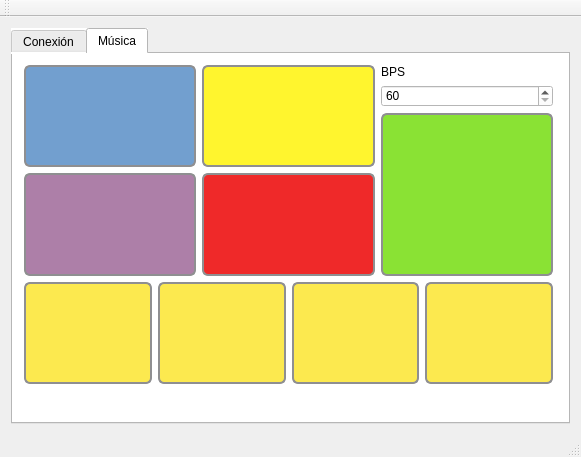
<?xml version="1.0" encoding="UTF-8"?>
<ui version="4.0">
 <class>MainWindow</class>
 <widget class="QMainWindow" name="MainWindow">
  <property name="geometry">
   <rect>
    <x>0</x>
    <y>0</y>
    <width>581</width>
    <height>457</height>
   </rect>
  </property>
  <property name="windowTitle">
   <string>MainWindow</string>
  </property>
  <widget class="QWidget" name="centralWidget">
   <layout class="QGridLayout" name="gridLayout">
    <item row="0" column="0">
     <widget class="QTabWidget" name="tabWidget">
      <property name="sizePolicy">
       <sizepolicy hsizetype="Minimum" vsizetype="Minimum">
        <horstretch>0</horstretch>
        <verstretch>0</verstretch>
       </sizepolicy>
      </property>
      <property name="styleSheet">
       <string notr="true">background-color: rgb(255, 255, 255);</string>
      </property>
      <property name="currentIndex">
       <number>1</number>
      </property>
      <widget class="QWidget" name="tab_4">
       <attribute name="title">
        <string>Conexión</string>
       </attribute>
      </widget>
      <widget class="QWidget" name="tab_3">
       <attribute name="title">
        <string>Música</string>
       </attribute>
       <widget class="QWidget" name="gridLayoutWidget">
        <property name="geometry">
         <rect>
          <x>0</x>
          <y>0</y>
          <width>551</width>
          <height>341</height>
         </rect>
        </property>
        <layout class="QGridLayout" name="gridLayout_2">
         <item row="0" column="0">
          <widget class="QPushButton" name="BotonBombo">
           <property name="sizePolicy">
            <sizepolicy hsizetype="Preferred" vsizetype="Ignored">
             <horstretch>0</horstretch>
             <verstretch>0</verstretch>
            </sizepolicy>
           </property>
           <property name="styleSheet">
            <string notr="true">QPushButton {
	
	background-color: rgb(114, 159, 207);
    border: 2px solid #8f8f91;
    border-radius: 6px;
	image: url(:/iconos/kick-drum.png);
   /* background-color: qlineargradient(x1: 0, y1: 0, x2: 0, y2: 1,
                                      stop: 0 #f6f7fa, stop: 1 #dadbde);*/
    min-width: 80px;
	font-size: 20px;
}

QPushButton:pressed {
	border-color: rgb(0, 0, 0);
	background-color: rgb(52, 101, 164);
}

QPushButton:flat {
    border: none; /* no border for a flat push button */
}

QPushButton:default {
    border-color: navy; /* make the default button prominent */
}</string>
           </property>
           <property name="text">
            <string/>
           </property>
          </widget>
         </item>
         <item row="0" column="1">
          <widget class="QPushButton" name="BotonHiHat">
           <property name="sizePolicy">
            <sizepolicy hsizetype="Minimum" vsizetype="Ignored">
             <horstretch>0</horstretch>
             <verstretch>0</verstretch>
            </sizepolicy>
           </property>
           <property name="styleSheet">
            <string notr="true">QPushButton {
	background-color: rgb(255, 245, 46);
	border: 2px solid #8f8f91;
	border-radius: 6px;
	
	image: url(:/iconos/hihat.png);
	/*background-color: qlineargradient(x1: 0, y1: 0, x2: 0, y2: 1,
                                      stop: 0 #f6f7fa, stop: 1 #dadbde);*/
	min-width: 80px;
	font-size: 20px;
}

QPushButton:pressed {
	border-color: rgb(0, 0, 0);
	background-color: rgb(255, 207, 60);
}

QPushButton:flat {
    border: none; /* no border for a flat push button */
	font-size: 20px;
}

QPushButton:default {
    border-color: navy; /* make the default button prominent */
	font-size: 20px;
}</string>
           </property>
           <property name="text">
            <string/>
           </property>
          </widget>
         </item>
         <item row="0" column="2" rowspan="2">
          <layout class="QGridLayout" name="gridLayout_4">
           <item row="2" column="0">
            <widget class="QPushButton" name="BotonPlay">
             <property name="sizePolicy">
              <sizepolicy hsizetype="Minimum" vsizetype="Minimum">
               <horstretch>0</horstretch>
               <verstretch>0</verstretch>
              </sizepolicy>
             </property>
             <property name="styleSheet">
              <string notr="true">QPushButton {
	background-color: rgb(138, 226, 52);
    border: 2px solid #8f8f91;
    border-radius: 6px;
	
	image: url(:/iconos/play.png);
    /*background-color: qlineargradient(x1: 0, y1: 0, x2: 0, y2: 1,
                                      stop: 0 #f6f7fa, stop: 1 #dadbde);*/
    min-width: 80px;
	font-size: 20px;
}

QPushButton:pressed {
	border-color: rgb(0, 0, 0);
	background-color: rgb(115, 210, 22);
}

QPushButton:flat {
    border: none; /* no border for a flat push button */
}

QPushButton:default {
    border-color: navy; /* make the default button prominent */
}</string>
             </property>
             <property name="text">
              <string/>
             </property>
            </widget>
           </item>
           <item row="1" column="0">
            <widget class="QSpinBox" name="BPSsb">
             <property name="minimum">
              <number>60</number>
             </property>
             <property name="maximum">
              <number>180</number>
             </property>
            </widget>
           </item>
           <item row="0" column="0">
            <widget class="QLabel" name="label">
             <property name="sizePolicy">
              <sizepolicy hsizetype="Preferred" vsizetype="Maximum">
               <horstretch>0</horstretch>
               <verstretch>0</verstretch>
              </sizepolicy>
             </property>
             <property name="text">
              <string>BPS</string>
             </property>
            </widget>
           </item>
          </layout>
         </item>
         <item row="1" column="1">
          <widget class="QPushButton" name="BotonCrash">
           <property name="sizePolicy">
            <sizepolicy hsizetype="Minimum" vsizetype="Ignored">
             <horstretch>0</horstretch>
             <verstretch>0</verstretch>
            </sizepolicy>
           </property>
           <property name="styleSheet">
            <string notr="true">QPushButton {
	background-color: rgb(239, 41, 41);
    border: 2px solid #8f8f91;
    border-radius: 6px;
	image: url(:/iconos/crash2.png);
    /*background-color: qlineargradient(x1: 0, y1: 0, x2: 0, y2: 1,
                                      stop: 0 #f6f7fa, stop: 1 #dadbde);*/
    min-width: 80px;
	font-size: 20px;
}

QPushButton:pressed {
	border-color: rgb(0, 0, 0);
	background-color: rgb(204, 0, 0);
}

QPushButton:flat {
    border: none; /* no border for a flat push button */
}

QPushButton:default {
    border-color: navy; /* make the default button prominent */
}</string>
           </property>
           <property name="text">
            <string/>
           </property>
          </widget>
         </item>
         <item row="1" column="0">
          <widget class="QPushButton" name="BotonRedoblante">
           <property name="sizePolicy">
            <sizepolicy hsizetype="Minimum" vsizetype="Ignored">
             <horstretch>0</horstretch>
             <verstretch>0</verstretch>
            </sizepolicy>
           </property>
           <property name="styleSheet">
            <string notr="true">QPushButton {
	
	background-color: rgb(173, 127, 168);
    border: 2px solid #8f8f91;
    border-radius: 6px;
	image: url(:/iconos/snare-drum.png);
   /* background-color: qlineargradient(x1: 0, y1: 0, x2: 0, y2: 1,
                                      stop: 0 #f6f7fa, stop: 1 #dadbde);*/
    min-width: 80px;
	font-size: 19px;
}

QPushButton:pressed {
	border-color: rgb(0, 0, 0);
	background-color: rgb(117, 80, 123);
}

QPushButton:flat {
    border: none; /* no border for a flat push button */
}

QPushButton:default {
    border-color: navy; /* make the default button prominent */
}</string>
           </property>
           <property name="text">
            <string/>
           </property>
          </widget>
         </item>
         <item row="2" column="0" colspan="3">
          <layout class="QGridLayout" name="gridLayout_5">
           <item row="0" column="2">
            <widget class="QPushButton" name="BotonCorchea">
             <property name="sizePolicy">
              <sizepolicy hsizetype="Minimum" vsizetype="Minimum">
               <horstretch>0</horstretch>
               <verstretch>0</verstretch>
              </sizepolicy>
             </property>
             <property name="styleSheet">
              <string notr="true">QPushButton {
	background-color: rgb(252, 233, 79);
    border: 2px solid #8f8f91;
    border-radius: 6px;
	image: url(:/iconos/corchea.png);
    background-color: qlineargradient(x1: 0, y1: 0, x2: 0, y2: 1,
                                      stop: 0 #f6f7fa, stop: 1 #dadbde);
    min-width: 80px;
	font-size: 18px;
}

QPushButton:pressed {
	border-color: rgb(255, 0, 0);
	background-color: rgb(255, 255, 255);
}

QPushButton:flat {
    border: none; /* no border for a flat push button */
}

QPushButton:default {
    border-color: navy; /* make the default button prominent */
}</string>
             </property>
             <property name="text">
              <string/>
             </property>
            </widget>
           </item>
           <item row="0" column="1">
            <widget class="QPushButton" name="BotonNegra">
             <property name="sizePolicy">
              <sizepolicy hsizetype="Minimum" vsizetype="Minimum">
               <horstretch>0</horstretch>
               <verstretch>0</verstretch>
              </sizepolicy>
             </property>
             <property name="styleSheet">
              <string notr="true">QPushButton {
	background-color: rgb(252, 233, 79);
    border: 2px solid #8f8f91;
    border-radius: 6px;
	image: url(:/iconos/negra.png);
    background-color: qlineargradient(x1: 0, y1: 0, x2: 0, y2: 1,
                                      stop: 0 #f6f7fa, stop: 1 #dadbde);
    min-width: 80px;
	font-size: 18px;
}

QPushButton:pressed {
	border-color: rgb(255, 0, 0);
	background-color: rgb(255, 255, 255);
}

QPushButton:flat {
    border: none; /* no border for a flat push button */
}

QPushButton:default {
    border-color: navy; /* make the default button prominent */
}</string>
             </property>
             <property name="text">
              <string/>
             </property>
            </widget>
           </item>
           <item row="0" column="0">
            <widget class="QPushButton" name="BotonBlanca">
             <property name="sizePolicy">
              <sizepolicy hsizetype="Minimum" vsizetype="Minimum">
               <horstretch>0</horstretch>
               <verstretch>0</verstretch>
              </sizepolicy>
             </property>
             <property name="styleSheet">
              <string notr="true">QPushButton {
	background-color: rgb(252, 233, 79);
    border: 2px solid #8f8f91;
    border-radius: 6px;
	image: url(:/iconos/blanca.png);
    background-color: qlineargradient(x1: 0, y1: 0, x2: 0, y2: 1,
                                      stop: 0 #f6f7fa, stop: 1 #dadbde);
    min-width: 80px;
	font-size: 18px;
}

QPushButton:pressed {
	border-color: rgb(255, 0, 0);
	background-color: rgb(255, 255, 255);
}

QPushButton:flat {
    border: none; /* no border for a flat push button */
}

QPushButton:default {
    border-color: navy; /* make the default button prominent */
}</string>
             </property>
             <property name="text">
              <string/>
             </property>
            </widget>
           </item>
           <item row="0" column="3">
            <widget class="QPushButton" name="BotonSemiC">
             <property name="sizePolicy">
              <sizepolicy hsizetype="Minimum" vsizetype="Minimum">
               <horstretch>0</horstretch>
               <verstretch>0</verstretch>
              </sizepolicy>
             </property>
             <property name="styleSheet">
              <string notr="true">QPushButton {
	background-color: rgb(252, 233, 79);
    border: 2px solid #8f8f91;
    border-radius: 6px;
	image: url(:/iconos/semicorchea.png);
    background-color: qlineargradient(x1: 0, y1: 0, x2: 0, y2: 1,
                                      stop: 0 #f6f7fa, stop: 1 #dadbde);
    min-width: 80px;
	font-size: 18px;
}

QPushButton:pressed {
	border-color: rgb(255, 0, 0);
	background-color: rgb(255, 255, 255);
}

QPushButton:flat {
    border: none; /* no border for a flat push button */
}

QPushButton:default {
    border-color: navy; /* make the default button prominent */
}</string>
             </property>
             <property name="text">
              <string/>
             </property>
            </widget>
           </item>
          </layout>
         </item>
        </layout>
       </widget>
      </widget>
     </widget>
    </item>
   </layout>
  </widget>
  <widget class="QMenuBar" name="menuBar">
   <property name="geometry">
    <rect>
     <x>0</x>
     <y>0</y>
     <width>581</width>
     <height>22</height>
    </rect>
   </property>
  </widget>
  <widget class="QToolBar" name="mainToolBar">
   <attribute name="toolBarArea">
    <enum>TopToolBarArea</enum>
   </attribute>
   <attribute name="toolBarBreak">
    <bool>false</bool>
   </attribute>
  </widget>
  <widget class="QStatusBar" name="statusBar"/>
 </widget>
 <layoutdefault spacing="6" margin="11"/>
 <resources/>
 <connections/>
</ui>
